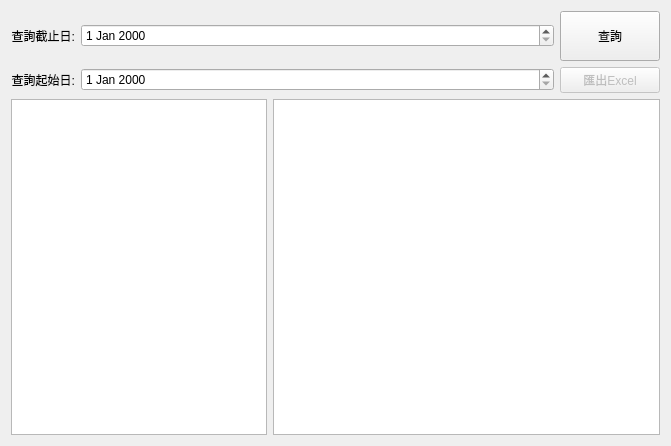
<?xml version="1.0" encoding="UTF-8"?>
<ui version="4.0">
 <class>Form_DataList</class>
 <widget class="QWidget" name="Form_DataList">
  <property name="windowModality">
   <enum>Qt::NonModal</enum>
  </property>
  <property name="geometry">
   <rect>
    <x>0</x>
    <y>0</y>
    <width>671</width>
    <height>446</height>
   </rect>
  </property>
  <property name="windowTitle">
   <string>Form</string>
  </property>
  <property name="autoFillBackground">
   <bool>false</bool>
  </property>
  <property name="windowFilePath">
   <string/>
  </property>
  <layout class="QGridLayout" name="gridLayout">
   <item row="2" column="0">
    <widget class="QListWidget" name="lw_ListOfStock">
     <property name="sizePolicy">
      <sizepolicy hsizetype="Preferred" vsizetype="Expanding">
       <horstretch>0</horstretch>
       <verstretch>0</verstretch>
      </sizepolicy>
     </property>
    </widget>
   </item>
   <item row="2" column="1">
    <widget class="QTableView" name="tv_DataView">
     <property name="sizePolicy">
      <sizepolicy hsizetype="Expanding" vsizetype="Expanding">
       <horstretch>0</horstretch>
       <verstretch>0</verstretch>
      </sizepolicy>
     </property>
    </widget>
   </item>
   <item row="1" column="0" colspan="2">
    <layout class="QGridLayout" name="gridLayout_2">
     <item row="2" column="1">
      <widget class="QDateEdit" name="de_FromDate">
       <property name="sizePolicy">
        <sizepolicy hsizetype="Expanding" vsizetype="Fixed">
         <horstretch>0</horstretch>
         <verstretch>0</verstretch>
        </sizepolicy>
       </property>
      </widget>
     </item>
     <item row="2" column="0">
      <widget class="QLabel" name="lab_StartDate">
       <property name="text">
        <string>查詢起始日:</string>
       </property>
       <property name="alignment">
        <set>Qt::AlignRight|Qt::AlignTrailing|Qt::AlignVCenter</set>
       </property>
      </widget>
     </item>
     <item row="2" column="3">
      <widget class="QPushButton" name="pb_ExportExcel">
       <property name="enabled">
        <bool>false</bool>
       </property>
       <property name="sizePolicy">
        <sizepolicy hsizetype="Fixed" vsizetype="Fixed">
         <horstretch>0</horstretch>
         <verstretch>0</verstretch>
        </sizepolicy>
       </property>
       <property name="minimumSize">
        <size>
         <width>100</width>
         <height>0</height>
        </size>
       </property>
       <property name="text">
        <string>匯出Excel</string>
       </property>
      </widget>
     </item>
     <item row="0" column="3">
      <widget class="QPushButton" name="pb_SearchData">
       <property name="sizePolicy">
        <sizepolicy hsizetype="Fixed" vsizetype="Fixed">
         <horstretch>0</horstretch>
         <verstretch>0</verstretch>
        </sizepolicy>
       </property>
       <property name="minimumSize">
        <size>
         <width>100</width>
         <height>50</height>
        </size>
       </property>
       <property name="text">
        <string>查詢</string>
       </property>
      </widget>
     </item>
     <item row="0" column="0">
      <widget class="QLabel" name="lab_ToDate">
       <property name="layoutDirection">
        <enum>Qt::LeftToRight</enum>
       </property>
       <property name="text">
        <string>查詢截止日:</string>
       </property>
       <property name="alignment">
        <set>Qt::AlignRight|Qt::AlignTrailing|Qt::AlignVCenter</set>
       </property>
      </widget>
     </item>
     <item row="0" column="1">
      <widget class="QDateEdit" name="de_ToDate">
       <property name="sizePolicy">
        <sizepolicy hsizetype="Expanding" vsizetype="Fixed">
         <horstretch>0</horstretch>
         <verstretch>0</verstretch>
        </sizepolicy>
       </property>
       <property name="layoutDirection">
        <enum>Qt::LeftToRight</enum>
       </property>
      </widget>
     </item>
    </layout>
   </item>
  </layout>
 </widget>
 <resources/>
 <connections/>
</ui>
